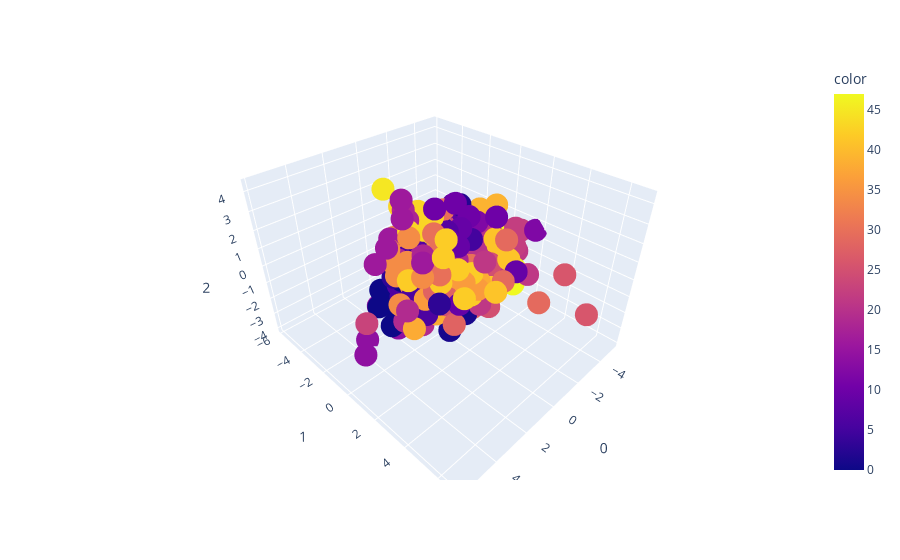

Source (notebook cell):
### Code cell
all_pc_cluster = KMeans(n_clusters=all_pcs.shape[0] // 10, n_init='auto').fit_predict(all_pcs.drop(columns=['trackName'])) #all_pcs
all_pc_plot = all_pcs
all_pc_plot['color'] = all_pc_cluster
px.scatter_3d(all_pc_plot, x=0, y=1, z=2, hover_data='trackName', color='color')

### Figure 1 — Plotly figure (JSON) as saved in the notebook; plotly's stock layout.template omitted (floating-point values rounded to 4 significant figures; data arrays with more than 128 entries replaced by an {"elided": "..."} marker saying what was removed)
{"data": [{"customdata": {"elided": "485x1 str values"}, "hovertemplate": "0=%{x}<br>1=%{y}<br>2=%{z}<br>trackName=%{customdata[0]}<br>color=%{marker.color}<extra></extra>", "legendgroup": "", "marker": {"color": {"elided": "485 int values"}, "coloraxis": "coloraxis", "symbol": "circle"}, "mode": "markers", "name": "", "scene": "scene", "showlegend": false, "type": "scatter3d", "x": {"elided": "485 float values"}, "y": {"elided": "485 float values"}, "z": {"elided": "485 float values"}}], "layout": {"coloraxis": {"colorbar": {"title": {"text": "color"}}, "colorscale": [[0, "#0d0887"], [0.1111, "#46039f"], [0.2222, "#7201a8"], [0.3333, "#9c179e"], [0.4444, "#bd3786"], [0.5556, "#d8576b"], [0.6667, "#ed7953"], [0.7778, "#fb9f3a"], [0.8889, "#fdca26"], [1, "#f0f921"]]}, "legend": {"tracegroupgap": 0}, "margin": {"t": 60}, "scene": {"domain": {"x": [0, 1], "y": [0, 1]}, "xaxis": {"title": {"text": "0"}}, "yaxis": {"title": {"text": "1"}}, "zaxis": {"title": {"text": "2"}}}}}
